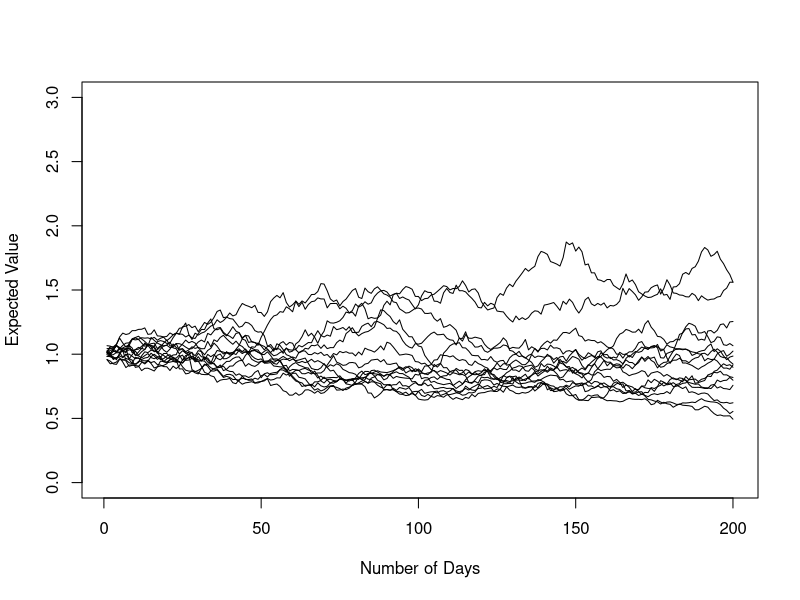

Write the R code that produced this figure.
newFCT2 = function(L = 100, P = 10) { ## L = Length of the simulation, P = Number of paths
  ##Next step: use data.frame to return full data if requested
  if (is.numeric(L) == TRUE & is.numeric(P) == TRUE) { ## Check if inputs are valid
    plot(rnorm(L, 0.000, 0.025), type = "l", ylim = c(0, 3), xlab = "Number of Days", 
         ylab = "Expected Value", col="white") ## This path doesn't show up, I left it there because I don't know how to create an empty plot
    for (i in 1:P) { ## Repeat for each path
      data1 = rnorm(L, 0.000, 0.025)
      data2 = data1 + 1
      data3 = cumprod(data2)
      x <- seq(1,L,1)
      y <- data3
      lines(x, y, col="black", type="l")
    }
  }
  else {
    data3 = "404 error"
  }
  ##return(list(finaldata = data3))
}

tmpHolder = newFCT2(L = 200, P=15)
##tmpHolder$finaldata
